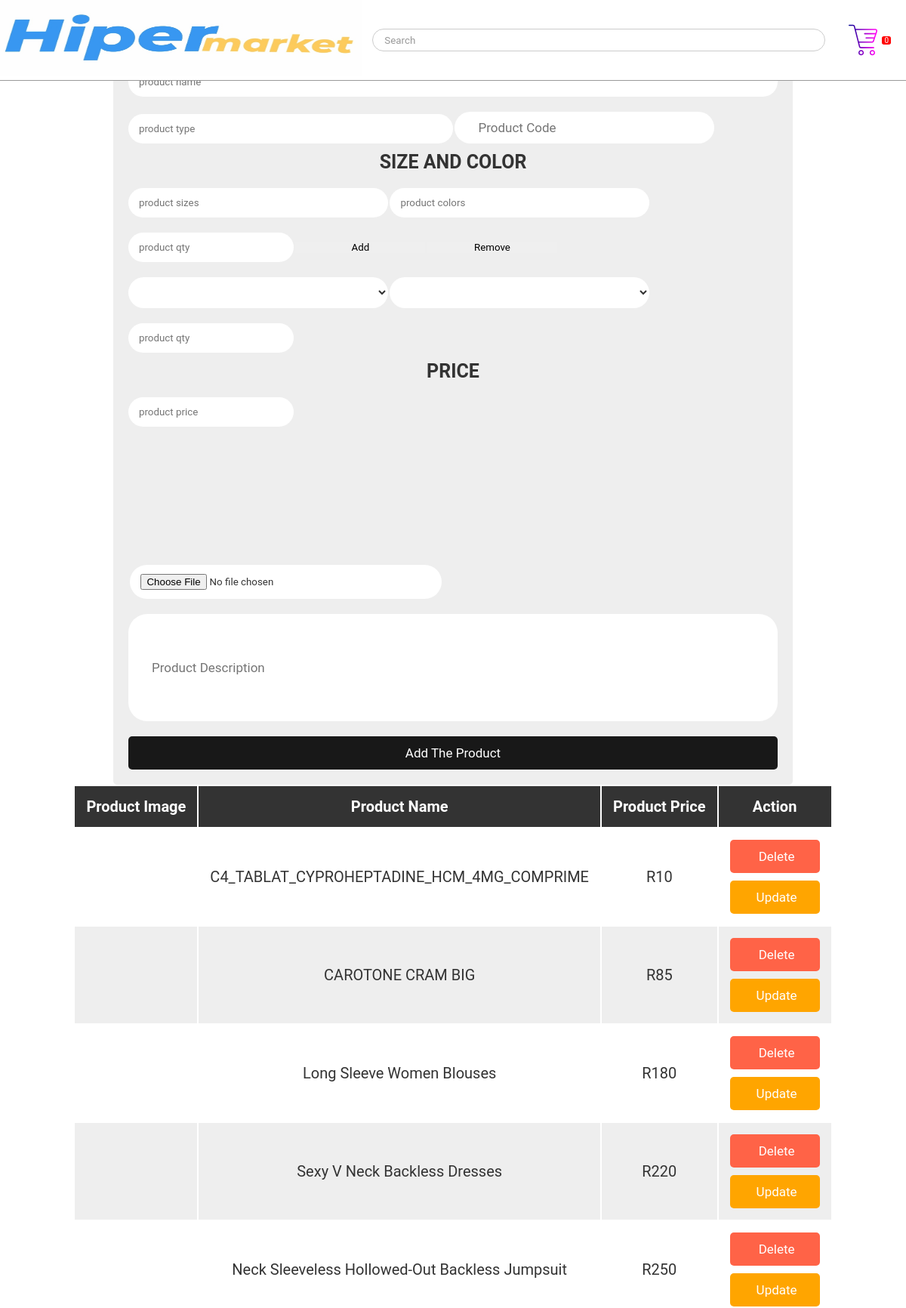
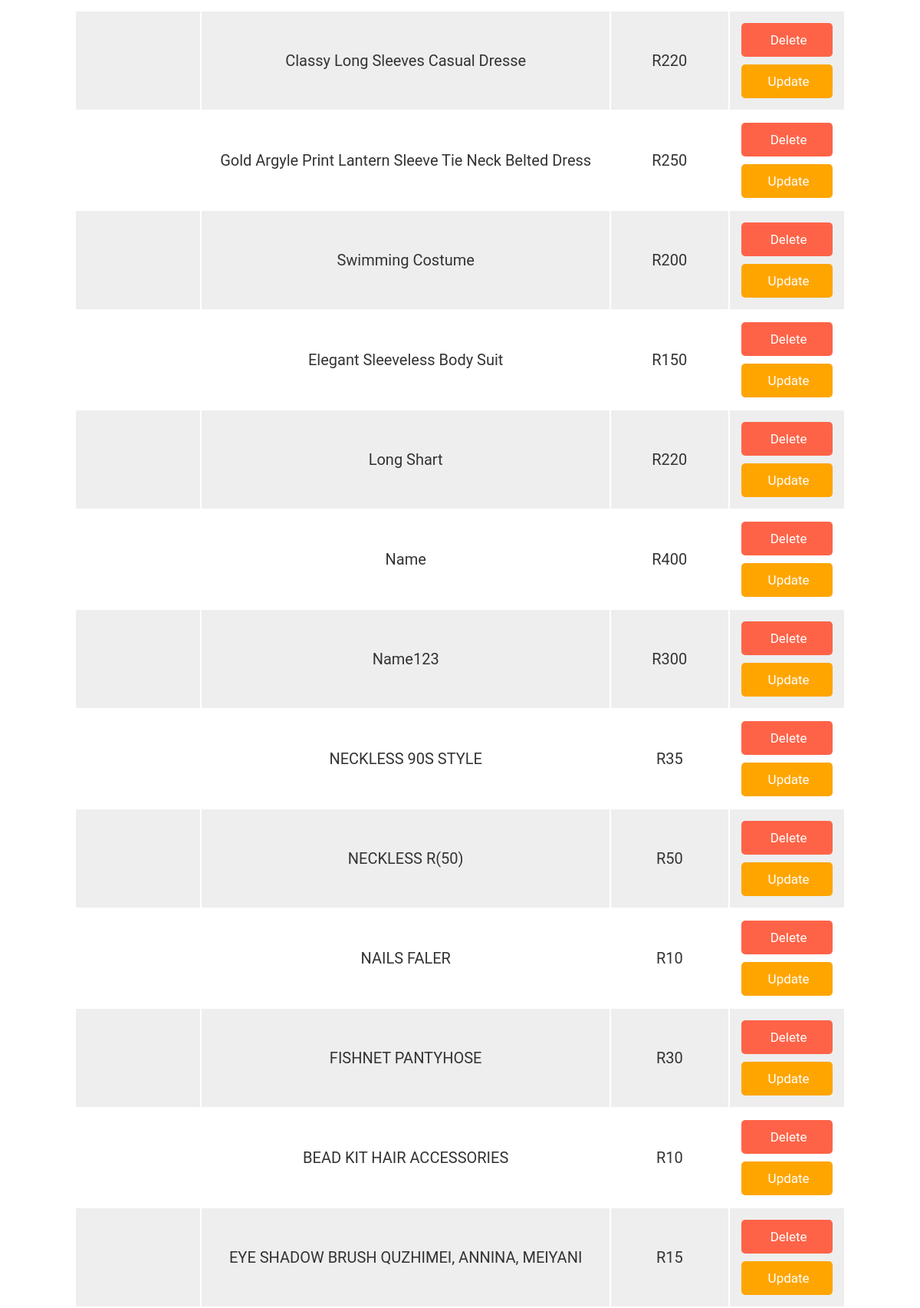
/Add_products.php (upper part), run on the app's committed database (2 pictures, top to bottom).
### tables this page shows
CREATE TABLE `products` (
  `id` int(255) NOT NULL,
  `name` varchar(255) NOT NULL,
  `code` varchar(255) NOT NULL,
  `type` varchar(255) NOT NULL,
  `barcode` text NOT NULL,
  `at_shop` varchar(255) NOT NULL,
  `quantity` int(255) NOT NULL DEFAULT 1,
  `cost` double NOT NULL,
  `tax` double NOT NULL,
  `price` varchar(255) NOT NULL,
  `include_tax` tinyint(1) NOT NULL,
  `price_change` tinyint(1) NOT NULL,
  `more_info` longtext NOT NULL,
  `images` varchar(255) NOT NULL,
  `Description` varchar(255) NOT NULL,
  `Service` tinyint(1) NOT NULL,
  `Default_Quantity` tinyint(1) NOT NULL,
  `Active` tinyint(1) NOT NULL DEFAULT 1,
  `Product_created_date` text NOT NULL
);

### Add_products.php (the view, shortened to what this page needs)
<?php
@include 'config.php';
?>
<!DOCTYPE html>
<html lang="en">
<head>
   <link rel="stylesheet" href="css/style.css">
</head>
<body>
<?php include 'header.php'; ?>
<div class="add_container">
<section>
<form action="" method="post" class="add-product-form" enctype="multipart/form-data">
<h3>Add product</h3>
   <div class="input_table">
      <input type="text" name="p_name" placeholder="product name" class="box p_name" style="width: 100%;" required>
      <input type="text" name="p_type" placeholder="product type" class="box p_type" style="width: 50%;" required>
      <input type="text" name="p_code" placeholder="product code" class="box_0 p_code" required>
      <h3>SIZE AND COLOR</h3>
      <div class="qty_box" style="width: 100%;">
         <input type="combox" name="p_size" placeholder="product sizes" class="box p_size_class" style="width: 40%;" >
         <input type="combox" name="p_color" placeholder="product colors" class="box p_color_class" style="width: 40%;" >
         <input type="number" name="p_qty" min="0" placeholder="product qty" class="box p_qty_class" required>
         <input type="submit" value="Add" class="qty_btn" onclick="add_new_info();" style="width: 20%;">
         <input type="submit" value="remove" class="qty_btn" onclick="remove_new_info();" style="width: 20%;">
      </div>
      <select name="p_size_list" id="combox1" class="combox1 box p_size_list" style="width: 40%;" onclick="list_size_info();">product sizes</select>
      <select name="p_color_list" id="combox1" class="combox1 box p_color_list" style="width: 40%;" onclick="list_color_info();">product colors</select>
      <input type="number" name="p_qty_list" min="0" placeholder="product qty" class="box p_qty_list" required>
      <h3>PRICE</h3>
      <input type="number" name="p_price" min="0" placeholder="product price" class="box p_price" required>
      <div class="img_box">
         <input type="file" name="p_image" accept="image/png, image/jpg, image/jpeg" class="box p_image" style="width: 48%;">
      </div>
      <input type="text" name="p_disc" placeholder="product description" class="box_1 p_disc" required>
      <input type="submit" value="Add the product" name="add_product" class="btn">
   </div>
</form>
</section>
<section class="display-product-table">
   <table>
      <thead>
         <th>product image</th>
         <th>product name</th>
         <th>product price</th>
         <th>action</th>
      </thead>
      <tbody>
         <?php
            $select_products = mysqli_query($conn, "SELECT * FROM `products`");
            if(mysqli_num_rows($select_products) > 0){
               while($row = mysqli_fetch_assoc($select_products)){
         ?>
         <tr>
            <td><img src=<?php echo "img/products/".str_replace(' ', '/', $row['type'])."/".str_replace(' ', '_', $row['name'])."/".$row['code'] ."/".$row['image']; ?> height="100" alt=""></td>
            <td><?php echo $row['name']; ?></td>
            <td>R<?php echo $row['price']; ?></td>
            <td>
               <a href="admin.php?delete=<?php echo $row['id']; ?>" class="delete-btn" onclick="return confirm('are your sure you want to delete this?');"> <i class="fas fa-trash"></i> delete </a>
               <a href="admin.php?edit=<?php echo $row['id']; ?>" class="option-btn"> <i class="fas fa-edit"></i> update </a>
            </td>
         </tr>
         <?php
            };
            }else{
               echo "<div class='empty'>no product added</div>";
            };
         ?>
      </tbody>
   </table>
</section>
</div>
</body>
</html>

### css/style.css (style rules this page uses)
:root { --wbg: white; --main-color: #d3ad7f; --bg: #010103; --border: .1rem solid rgba(255,255,255,.3); --blue:#181818; --red:tomato; --orange:orange; --black:#333; --white:#fff; --bg-color:#eee; --dark-bg:rgba(0,0,0,.7); --box-shadow:0 .5rem 1rem rgba(0,0,0,.1); --border:.1rem solid #999; --sbg: white; }
body { display: grid; padding: 0; margin: 0; width : auto; height: auto; justify-self: center; align-items: center; display: block; justify-content: center; align-items:center; min-height: 100vh; overflow-y: auto; }
* { font-family: 'Roboto', sans-serif; margin:0; padding:0; outline: none; border:none; text-decoration: none; text-transform: capitalize; transition: .2s linear; font-family: 'Roboto', sans-serif; margin:0; padding:0; outline: none; border:none; text-decoration: none; text-transform: capitalize; transition: .2s linear; font-family: 'Roboto', sans-serif; margin:0; padding:0; box-sizing: border-box; outline: none; e; text-decoration: none; text-transform: capitalize; transition: .2s linear; er; */ justify-content: center; }
a { text-decoration: none; color: palevioletred; font-size: 28px; }
html { font-size: 62.5%; overflow-x: hidden; scroll-padding-top: 9rem; scroll-behavior: smooth; }
.btn, .option-btn, .delete-btn { display: block; width: 100%; text-align: center; background-color: var(--blue); color:var(--white); font-size: 1.7rem; padding:1.2rem 3rem; border-radius: .5rem; cursor: pointer; margin-top: 1rem; }
.option-btn i, .delete-btn i { padding-right: .5rem; }
.option-btn { background-color: var(--orange); }
.delete-btn { margin-top: 0; background-color: var(--red); }

### Add_products.php (style rules this page uses)
.add-product-form { max-width: 90rem; background-color: var(--bg-color); border-radius: .5rem; padding:2rem; margin:0 auto; margin-top: 2rem; }
.add-product-form h3 { font-size: 2.5rem; margin-bottom: 1rem; color:var(--black); text-transform: uppercase; text-align: center; }
.add-product-form .input_table { width: 100%; display: gred; }
.add-product-form .box { text-transform: none; padding:1.2rem 1.4rem; border-radius: 2.5rem; color:var(--black); border-radius: 2.5rem; background-color: var(--white); margin:1rem 0; }
.add-product-form .box_0 { text-transform: inherit; padding: 1.1rem 3.1rem; font-size: 1.7rem; color: var(--black); border-radius: 2.5rem; background-color: var(--white); margin: 1rem 0; width: 40%; }
.add-product-form .box_1 { text-transform: inherit; padding:6.1rem 3.1rem; font-size: 1.7rem; color:var(--black); border-radius: 2.5rem; background-color: var(--white); margin:1rem 0; width: 100%; }
.display-product-table table { width: 100%; text-align: center; }
.display-product-table table thead th { padding:1.5rem; font-size: 2rem; background-color: var(--black); color:var(--white); }
.display-product-table table td { padding:1.5rem; font-size: 2rem; color:var(--black); }
.display-product-table table td:first-child { padding:0; }
.display-product-table table tr:nth-child(even) { background-color: var(--bg-color); }

### data on the page
products: name "C4_TABLAT_CYPROHEPTADINE_HCM_4MG_COMPRIME", price "10"
products: name "CAROTONE CRAM BIG", price "85"
products: name "Long Sleeve Women Blouses", price "180"
products: name "Sexy V Neck Backless Dresses", price "220"
products: name "Neck Sleeveless Hollowed-Out Backless Jumpsuit", price "250"
products: name "Classy Long Sleeves Casual Dresse", price "220"
products: name "Gold Argyle Print Lantern Sleeve Tie Neck Belted Dress", price "250"
products: name "Swimming Costume", price "200"
products: name "Elegant Sleeveless Body Suit", price "150"
products: name "Long Shart", price "220"
products: name "Name", price "400"
products: name "Name123", price "300"
products: name "NECKLESS 90S STYLE", price "35"
products: name "NECKLESS R(50)", price "50"
products: name "NAILS FALER", price "10"
products: name "FISHNET PANTYHOSE", price "30"
products: name "BEAD KIT HAIR ACCESSORIES", price "10"
products: name "EYE SHADOW BRUSH QUZHIMEI, ANNINA, MEIYANI", price "15"
